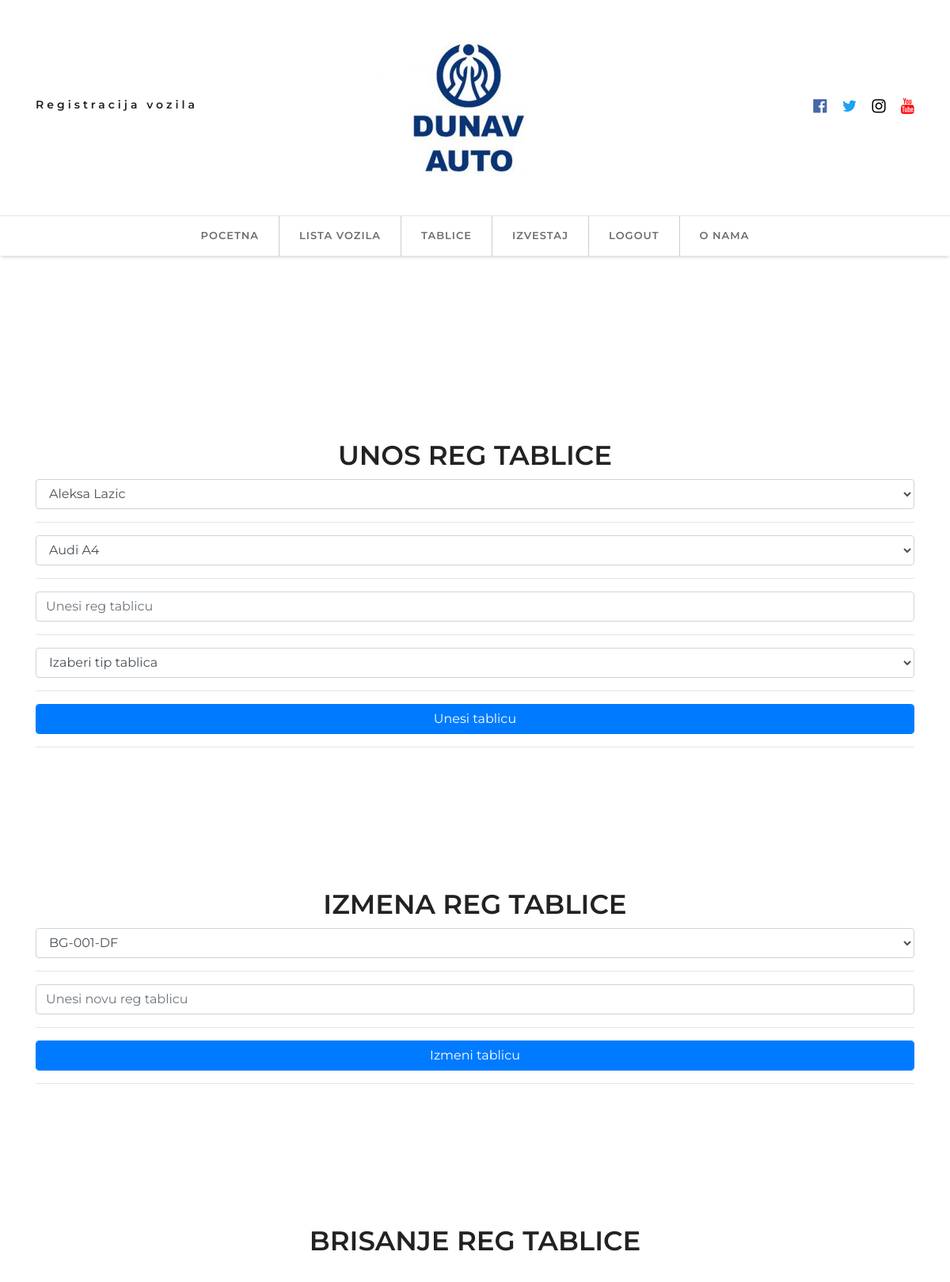
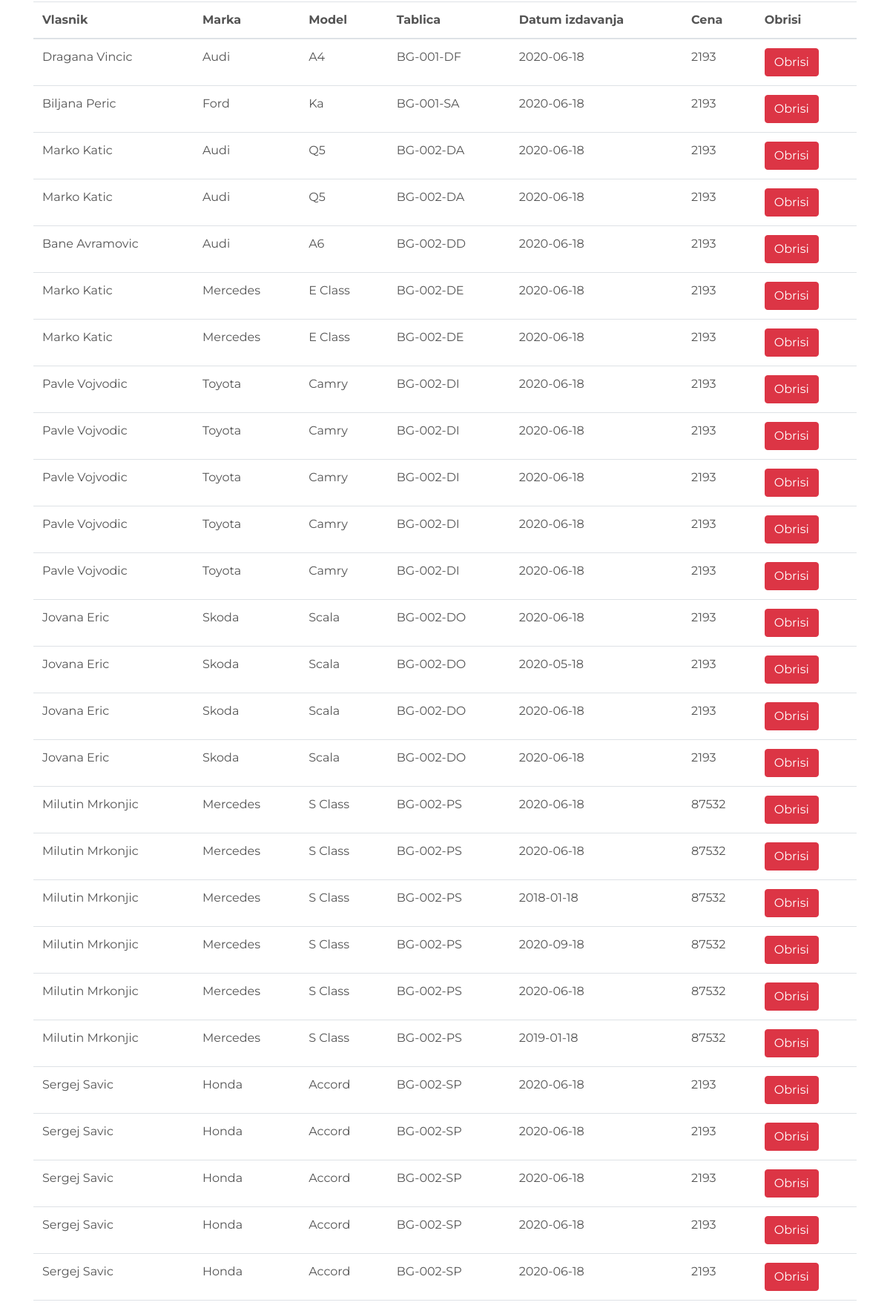
Screenshot of /tablice.php (signed in, upper part) with the database file from the repository (2 pictures, top to bottom).
### tables this page shows
CREATE TABLE `tablica` (
  `id` int(6) NOT NULL,
  `id_vlasnik` int(6) NOT NULL,
  `id_kontrolor` int(6) NOT NULL,
  `id_vozilo` int(6) NOT NULL,
  `tablica` varchar(10) NOT NULL,
  `datum` date NOT NULL,
  `cena` int(7) NOT NULL
);

CREATE TABLE `korisnik` (
  `id` int(6) NOT NULL,
  `ime_prezime` varchar(50) NOT NULL,
  `email` varchar(50) NOT NULL,
  `sifra` varchar(50) NOT NULL,
  `id_uloga` int(6) NOT NULL
);

CREATE TABLE `vozilo` (
  `id` int(6) NOT NULL,
  `marka` varchar(50) NOT NULL,
  `model` varchar(50) NOT NULL
);

### domen/Korisnik.php (called while the page is built, shortened)
<?php
class Korisnik
{
    public $ime_prezime;
    public function vratiSveVlasnike($mysqli)
    {
        $sql = "SELECT * FROM korisnik WHERE ime_prezime LIKE '%" . $this->ime_prezime . "%' AND id_uloga=2 ORDER BY ime_prezime ASC";
        $rezultat = $mysqli->query($sql);
        $nizVlasnika = [];
        while ($red = $rezultat->fetch_object()) {
            $vlasnik = new Korisnik();
            $vlasnik->id = $red->id;
            $vlasnik->ime_prezime = $red->ime_prezime;
            $vlasnik->uloga = "vlasnik";
            $nizVlasnika[] = $vlasnik;
        }
        return $nizVlasnika;
    }
}

### domen/Vozilo.php (called while the page is built, shortened)
<?php
class Vozilo
{
    public $marka;
    public function vratiSve($mysqli)
    {
        $sql = "SELECT * FROM vozilo WHERE marka LIKE '%" . $this->marka . "%' ORDER BY marka, model ASC";
        $rezultat = $mysqli->query($sql);
        $nizVozila = [];
        while ($red = $rezultat->fetch_object()) {
            $vozilo = new Vozilo();
            $vozilo->id = $red->id;
            $vozilo->marka = $red->marka;
            $vozilo->model = $red->model;
            $nizVozila[] = $vozilo;
        }
        return $nizVozila;
    }
}

### domen/Tablica.php (called while the page is built, shortened)
<?php
class Tablica
{
    public function vratiSve($mysqli)
    {
        $sql = "SELECT t.*, v.ime_prezime AS vlasnik, k.ime_prezime AS kontrolor, vo.marka, vo.model
                FROM tablica t
                LEFT JOIN korisnik v ON t.id_vlasnik=v.id
                LEFT JOIN korisnik k ON t.id_kontrolor=k.id
                LEFT JOIN vozilo vo ON t.id_vozilo=vo.id";
        $sql .= " ORDER BY t.tablica ASC";
        $rezultat = $mysqli->query($sql);
        $nizTablica = [];
        while ($red = $rezultat->fetch_object()) {
            $vlasnik = new Korisnik();
            $vlasnik->id = $red->id_vlasnik;
            $vlasnik->ime_prezime = $red->vlasnik;
            $kontrolor = new Korisnik();
            $kontrolor->id = $red->id_kontrolor;
            $kontrolor->ime_prezime = $red->kontrolor;
            $vozilo = new Vozilo();
            $vozilo->marka = $red->marka;
            $vozilo->model = $red->model;
            $tablica = new Tablica();
            $tablica->id = $red->id;
            $tablica->vlasnik = $vlasnik;
            $tablica->kontrolor = $kontrolor;
            $tablica->vozilo = $vozilo;
            $tablica->tablica = $red->tablica;
            $tablica->datum = $red->datum;
            $tablica->cena = $red->cena;
            $nizTablica[] = $tablica;
        }
        return $nizTablica;
    }
}

### tablice.php (the view, shortened to what this page needs)
<?php
include 'init.php';
$vlasnik = new Korisnik();
$nizVlasnika = $vlasnik->vratiSveVlasnike($mysqli);
$vozilo = new Vozilo();
$nizVozila = $vozilo->vratiSve($mysqli);
$tablica = new Tablica();
$nizTablica = $tablica->vratiSve($mysqli);
?>
<!doctype html>
<html lang="en">
    <head>
        <link rel="stylesheet" href="https://maxcdn.bootstrapcdn.com/bootstrap/4.0.0/css/bootstrap.min.css">
        <link href="https://cdnjs.cloudflare.com/ajax/libs/font-awesome/4.7.0/css/font-awesome.css" rel="stylesheet">
        <link rel="stylesheet" href="https://cdnjs.cloudflare.com/ajax/libs/ekko-lightbox/5.3.0/ekko-lightbox.css">
        <link rel="stylesheet" href="css/animate.css">
        <link rel="stylesheet" href="css/main.css">
        <link rel="stylesheet" type="text/css" href="DataTables/datatables.min.css"/>
    </head>
    <body>
        <?php include 'komponente/header.php'; ?>
        <?php include 'komponente/navbar.php'; ?>
        <section class="section-2" data-aos="fade-left" data-aos-delay="300">
        </section>
        <section class="section-2" data-aos="fade-left" data-aos-delay="300">
        <div class="container">
            <h3 class="text-center">Unos reg tablice</h3>
            <form method="POST" action="rest/tablice">
                <select id="vlasnik" name="vlasnik" class="form-control">
                    <?php
                        foreach ($nizVlasnika as $vlasnici) {
                            ?>
                        <option value="<?= $vlasnici->id ?>"><?= $vlasnici->ime_prezime ?></option>
                        <?php
                        }
                    ?>
                </select>
                <hr>
                <select name="vozilo" class="form-control">
                    <?php
                        foreach ($nizVozila as $vozila) {
                            ?>
                        <option value="<?= $vozila->id ?>"><?= $vozila->marka . ' ' . $vozila->model ?></option>
                        <?php
                        }
                    ?>
                </select>
                <hr>
                <input type="text" placeholder="Unesi reg tablicu" class="form-control" name="tablica">
                <hr>
                <select name="tipTablica" class="form-control"></select>
                <hr>
                <input type="submit" class="form-control btn-primary" name="unosTablice" value="Unesi tablicu">
            </form>
            <hr>
        </div>
        </section>
        <section class="section-2" data-aos="fade-left" data-aos-delay="300">
        <div class="container">
            <h3 class="text-center">Izmena reg tablice</h3>
            <form method="PUT" action="rest/tablice">
            <select name="idTablice" class="form-control">
                <?php
                    foreach ($nizTablica as $tablice) {
                        ?>
                    <option value="<?= $tablice->id ?>"><?= $tablice->tablica  ?></option>
                    <?php
                    }
                ?>
            </select>
            <hr>
            <input type="text" placeholder="Unesi novu reg tablicu" class="form-control" name="novaTablica">
            <hr>
            <input type="submit" class="form-control btn-primary" name="izmenaTablice" value="Izmeni tablicu">
            </form>
            <hr>
        </div>
        </section>
        <section class="section-2" data-aos="fade-left" data-aos-delay="300">
        <div class="container">
            <h3 class="text-center">Brisanje reg tablice</h3>
            <br>
            <table id="tabelaTablica" class="table table-hover">
                <thead>
                    <tr>
                        <th>Vlasnik</th>
                        <th>Marka</th>
                        <th>Model</th>
                        <th>Tablica</th>
                        <th>Datum izdavanja</th>
                        <th>Cena</th>
                        <th>Obrisi</th>
                    </tr>
                </thead>
                <tbody>
                    <?php
                    foreach ($nizTablica as $tbl) {
                        ?>
                        <tr>
                            <td><?= $tbl->vlasnik->ime_prezime ?></td>
                            <td><?= $tbl->vozilo->marka  ?></td>
                            <td><?= $tbl->vozilo->model  ?></td>
                            <td><?= $tbl->tablica ?></td>
                            <td><?= $tbl->datum ?></td>
                            <td><?= $tbl->cena ?></td>
                            <td><a href="db/obrisiTablicu.php?id=<?= $tbl->id ?>" class="btn btn-danger">Obrisi</a></td>
                        </tr>
                        <?php
                    }
                    ?>
                </tbody>
            </table>
        </div>
        </section>
    </body>
</html>

### css/main.css (style rules this page uses)
html { background: #e6e9e9; background-image: linear-gradient(270deg, rgb(230, 233, 233) 0%, rgb(216, 221, 221) 100%); -webkit-font-smoothing: antialiased; }
body { background: #fff; box-shadow: 0 0 2px rgba(0, 0, 0, 0.06); color: #545454; font-family: 'Montserrat', sans-serif; font-size: 16px; line-height: 1.5; margin: 0 auto; }
h1, h2, h3, h4, h5, h6 { color: #222; font-weight: 600; line-height: 1.3; }
a { color: #000; }
.section-2 { width: 100%; height: auto; }
.section-2 { padding-top: 70px; padding-bottom: 100px; }
.section-2 h3 { font-size: 34px; text-transform: uppercase; margin-top: -10px; font-weight: 600; }

### rows the page displays
tablica: id_vlasnik.ime_prezime "Dragana Vincic", id_vozilo.marka "Audi", id_vozilo.model "A4", tablica "BG-001-DF", datum "2020-06-18", cena "2193"
tablica: id_vlasnik.ime_prezime "Biljana Peric", id_vozilo.marka "Ford", id_vozilo.model "Ka", tablica "BG-001-SA", datum "2020-06-18", cena "2193"
tablica: id_vlasnik.ime_prezime "Marko Katic", id_vozilo.marka "Audi", id_vozilo.model "Q5", tablica "BG-002-DA", datum "2020-06-18", cena "2193"
tablica: id_vlasnik.ime_prezime "Marko Katic", id_vozilo.marka "Audi", id_vozilo.model "Q5", tablica "BG-002-DA", datum "2020-06-18", cena "2193"
tablica: id_vlasnik.ime_prezime "Bane Avramovic", id_vozilo.marka "Audi", id_vozilo.model "A6", tablica "BG-002-DD", datum "2020-06-18", cena "2193"
tablica: id_vlasnik.ime_prezime "Marko Katic", id_vozilo.marka "Mercedes", id_vozilo.model "E Class", tablica "BG-002-DE", datum "2020-06-18", cena "2193"
tablica: id_vlasnik.ime_prezime "Marko Katic", id_vozilo.marka "Mercedes", id_vozilo.model "E Class", tablica "BG-002-DE", datum "2020-06-18", cena "2193"
tablica: id_vlasnik.ime_prezime "Pavle Vojvodic", id_vozilo.marka "Toyota", id_vozilo.model "Camry", tablica "BG-002-DI", datum "2020-06-18", cena "2193"
tablica: id_vlasnik.ime_prezime "Pavle Vojvodic", id_vozilo.marka "Toyota", id_vozilo.model "Camry", tablica "BG-002-DI", datum "2020-06-18", cena "2193"
tablica: id_vlasnik.ime_prezime "Pavle Vojvodic", id_vozilo.marka "Toyota", id_vozilo.model "Camry", tablica "BG-002-DI", datum "2020-06-18", cena "2193"
tablica: id_vlasnik.ime_prezime "Pavle Vojvodic", id_vozilo.marka "Toyota", id_vozilo.model "Camry", tablica "BG-002-DI", datum "2020-06-18", cena "2193"
tablica: id_vlasnik.ime_prezime "Pavle Vojvodic", id_vozilo.marka "Toyota", id_vozilo.model "Camry", tablica "BG-002-DI", datum "2020-06-18", cena "2193"
tablica: id_vlasnik.ime_prezime "Jovana Eric", id_vozilo.marka "Skoda", id_vozilo.model "Scala", tablica "BG-002-DO", datum "2020-06-18", cena "2193"
tablica: id_vlasnik.ime_prezime "Jovana Eric", id_vozilo.marka "Skoda", id_vozilo.model "Scala", tablica "BG-002-DO", datum "2020-05-18", cena "2193"
tablica: id_vlasnik.ime_prezime "Jovana Eric", id_vozilo.marka "Skoda", id_vozilo.model "Scala", tablica "BG-002-DO", datum "2020-06-18", cena "2193"
tablica: id_vlasnik.ime_prezime "Jovana Eric", id_vozilo.marka "Skoda", id_vozilo.model "Scala", tablica "BG-002-DO", datum "2020-06-18", cena "2193"
tablica: id_vlasnik.ime_prezime "Milutin Mrkonjic", id_vozilo.marka "Mercedes", id_vozilo.model "S Class", tablica "BG-002-PS", datum "2020-06-18", cena "87532"
tablica: id_vlasnik.ime_prezime "Milutin Mrkonjic", id_vozilo.marka "Mercedes", id_vozilo.model "S Class", tablica "BG-002-PS", datum "2020-06-18", cena "87532"
tablica: id_vlasnik.ime_prezime "Milutin Mrkonjic", id_vozilo.marka "Mercedes", id_vozilo.model "S Class", tablica "BG-002-PS", datum "2018-01-18", cena "87532"
tablica: id_vlasnik.ime_prezime "Milutin Mrkonjic", id_vozilo.marka "Mercedes", id_vozilo.model "S Class", tablica "BG-002-PS", datum "2020-09-18", cena "87532"
tablica: id_vlasnik.ime_prezime "Milutin Mrkonjic", id_vozilo.marka "Mercedes", id_vozilo.model "S Class", tablica "BG-002-PS", datum "2020-06-18", cena "87532"
tablica: id_vlasnik.ime_prezime "Milutin Mrkonjic", id_vozilo.marka "Mercedes", id_vozilo.model "S Class", tablica "BG-002-PS", datum "2019-01-18", cena "87532"
tablica: id_vlasnik.ime_prezime "Sergej Savic", id_vozilo.marka "Honda", id_vozilo.model "Accord", tablica "BG-002-SP", datum "2020-06-18", cena "2193"
tablica: id_vlasnik.ime_prezime "Sergej Savic", id_vozilo.marka "Honda", id_vozilo.model "Accord", tablica "BG-002-SP", datum "2020-06-18", cena "2193"
tablica: id_vlasnik.ime_prezime "Sergej Savic", id_vozilo.marka "Honda", id_vozilo.model "Accord", tablica "BG-002-SP", datum "2020-06-18", cena "2193"
tablica: id_vlasnik.ime_prezime "Sergej Savic", id_vozilo.marka "Honda", id_vozilo.model "Accord", tablica "BG-002-SP", datum "2020-06-18", cena "2193"
tablica: id_vlasnik.ime_prezime "Sergej Savic", id_vozilo.marka "Honda", id_vozilo.model "Accord", tablica "BG-002-SP", datum "2020-06-18", cena "2193"

### other values shown
form field vlasnik "Aleksa Lazic"
form field vozilo "Audi A4"
form field idTablice "BG-001-DF"
